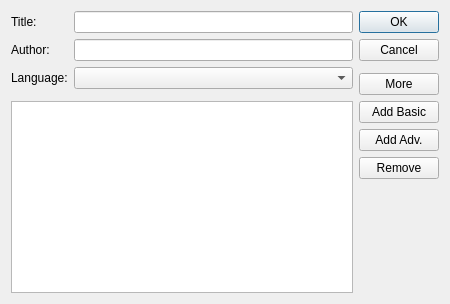
<?xml version="1.0" encoding="UTF-8"?>
<ui version="4.0">
 <class>MetaEditor</class>
 <widget class="QDialog" name="MetaEditor">
  <property name="geometry">
   <rect>
    <x>0</x>
    <y>0</y>
    <width>450</width>
    <height>304</height>
   </rect>
  </property>
  <property name="sizePolicy">
   <sizepolicy hsizetype="Preferred" vsizetype="Preferred">
    <horstretch>0</horstretch>
    <verstretch>0</verstretch>
   </sizepolicy>
  </property>
  <property name="windowTitle">
   <string>Meta Editor</string>
  </property>
  <layout class="QGridLayout" name="gridLayout">
   <property name="sizeConstraint">
    <enum>QLayout::SetMaximumSize</enum>
   </property>
   <item row="0" column="0">
    <layout class="QHBoxLayout" name="horizontalLayout">
     <item>
      <layout class="QFormLayout" name="formLayout">
       <property name="fieldGrowthPolicy">
        <enum>QFormLayout::AllNonFixedFieldsGrow</enum>
       </property>
       <item row="0" column="0">
        <widget class="QLabel" name="label">
         <property name="text">
          <string>Title:</string>
         </property>
        </widget>
       </item>
       <item row="0" column="1">
        <widget class="QLineEdit" name="leTitle">
         <property name="sizePolicy">
          <sizepolicy hsizetype="Expanding" vsizetype="Fixed">
           <horstretch>0</horstretch>
           <verstretch>0</verstretch>
          </sizepolicy>
         </property>
        </widget>
       </item>
       <item row="1" column="0">
        <widget class="QLabel" name="label_2">
         <property name="text">
          <string>Author:</string>
         </property>
        </widget>
       </item>
       <item row="1" column="1">
        <widget class="QLineEdit" name="leAuthor">
         <property name="sizePolicy">
          <sizepolicy hsizetype="Expanding" vsizetype="Fixed">
           <horstretch>0</horstretch>
           <verstretch>0</verstretch>
          </sizepolicy>
         </property>
        </widget>
       </item>
       <item row="2" column="0">
        <widget class="QLabel" name="label_3">
         <property name="text">
          <string>Language:</string>
         </property>
        </widget>
       </item>
       <item row="2" column="1">
        <widget class="QComboBox" name="cbLanguages">
         <property name="sizePolicy">
          <sizepolicy hsizetype="Expanding" vsizetype="Fixed">
           <horstretch>0</horstretch>
           <verstretch>0</verstretch>
          </sizepolicy>
         </property>
        </widget>
       </item>
      </layout>
     </item>
     <item>
      <layout class="QVBoxLayout" name="verticalLayout">
       <item>
        <widget class="QDialogButtonBox" name="buttonBox">
         <property name="sizePolicy">
          <sizepolicy hsizetype="Maximum" vsizetype="Expanding">
           <horstretch>0</horstretch>
           <verstretch>0</verstretch>
          </sizepolicy>
         </property>
         <property name="maximumSize">
          <size>
           <width>16777215</width>
           <height>56</height>
          </size>
         </property>
         <property name="orientation">
          <enum>Qt::Vertical</enum>
         </property>
         <property name="standardButtons">
          <set>QDialogButtonBox::Cancel|QDialogButtonBox::Ok</set>
         </property>
        </widget>
       </item>
       <item>
        <widget class="QPushButton" name="btMore">
         <property name="sizePolicy">
          <sizepolicy hsizetype="Ignored" vsizetype="Fixed">
           <horstretch>0</horstretch>
           <verstretch>0</verstretch>
          </sizepolicy>
         </property>
         <property name="maximumSize">
          <size>
           <width>16777215</width>
           <height>25</height>
          </size>
         </property>
         <property name="sizeIncrement">
          <size>
           <width>0</width>
           <height>0</height>
          </size>
         </property>
         <property name="baseSize">
          <size>
           <width>0</width>
           <height>0</height>
          </size>
         </property>
         <property name="text">
          <string>More</string>
         </property>
         <property name="checkable">
          <bool>false</bool>
         </property>
         <property name="default">
          <bool>false</bool>
         </property>
         <property name="flat">
          <bool>false</bool>
         </property>
        </widget>
       </item>
      </layout>
     </item>
    </layout>
   </item>
   <item row="1" column="0">
    <widget class="QWidget" name="wgExtension" native="true">
     <layout class="QHBoxLayout" name="horizontalLayout_2">
      <property name="margin">
       <number>0</number>
      </property>
      <item>
       <widget class="QTableView" name="tvMetaTable">
        <property name="minimumSize">
         <size>
          <width>0</width>
          <height>0</height>
         </size>
        </property>
        <property name="alternatingRowColors">
         <bool>false</bool>
        </property>
       </widget>
      </item>
      <item>
       <layout class="QVBoxLayout" name="verticalLayout_5">
        <item>
         <layout class="QVBoxLayout" name="verticalLayout_2">
          <item>
           <widget class="QPushButton" name="btAddBasic">
            <property name="text">
             <string>Add Basic</string>
            </property>
           </widget>
          </item>
          <item>
           <widget class="QPushButton" name="btAddAdvanced">
            <property name="text">
             <string>Add Adv.</string>
            </property>
           </widget>
          </item>
          <item>
           <widget class="QPushButton" name="btRemove">
            <property name="text">
             <string>Remove</string>
            </property>
           </widget>
          </item>
         </layout>
        </item>
        <item>
         <spacer name="verticalSpacer">
          <property name="orientation">
           <enum>Qt::Vertical</enum>
          </property>
          <property name="sizeHint" stdset="0">
           <size>
            <width>20</width>
            <height>40</height>
           </size>
          </property>
         </spacer>
        </item>
       </layout>
      </item>
     </layout>
    </widget>
   </item>
  </layout>
 </widget>
 <tabstops>
  <tabstop>leTitle</tabstop>
  <tabstop>leAuthor</tabstop>
  <tabstop>buttonBox</tabstop>
  <tabstop>btMore</tabstop>
  <tabstop>btAddBasic</tabstop>
  <tabstop>btAddAdvanced</tabstop>
  <tabstop>btRemove</tabstop>
  <tabstop>tvMetaTable</tabstop>
  <tabstop>cbLanguages</tabstop>
 </tabstops>
 <resources/>
 <connections>
  <connection>
   <sender>buttonBox</sender>
   <signal>accepted()</signal>
   <receiver>MetaEditor</receiver>
   <slot>accept()</slot>
   <hints>
    <hint type="sourcelabel">
     <x>438</x>
     <y>66</y>
    </hint>
    <hint type="destinationlabel">
     <x>157</x>
     <y>274</y>
    </hint>
   </hints>
  </connection>
  <connection>
   <sender>buttonBox</sender>
   <signal>rejected()</signal>
   <receiver>MetaEditor</receiver>
   <slot>reject()</slot>
   <hints>
    <hint type="sourcelabel">
     <x>438</x>
     <y>66</y>
    </hint>
    <hint type="destinationlabel">
     <x>286</x>
     <y>274</y>
    </hint>
   </hints>
  </connection>
 </connections>
</ui>
